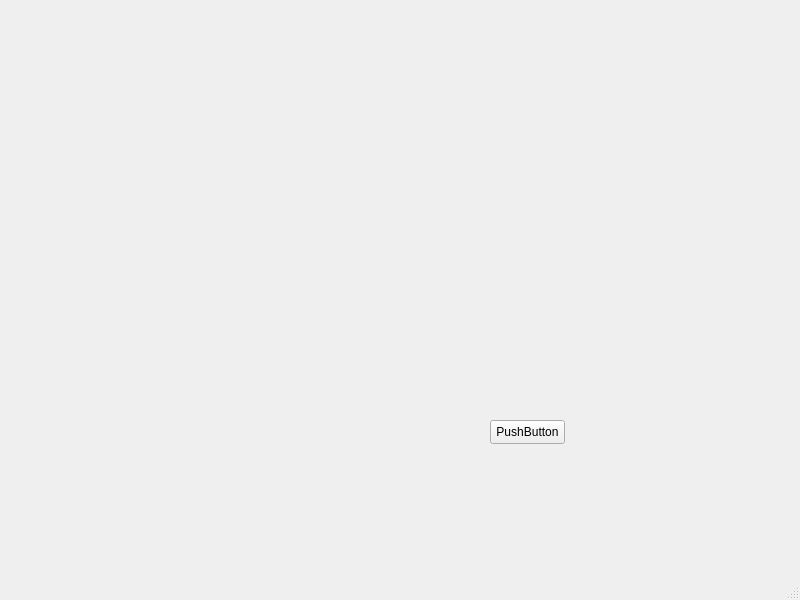
<?xml version="1.0" encoding="UTF-8"?>
<ui version="4.0">
 <class>MainWindow</class>
 <widget class="QMainWindow" name="MainWindow">
  <property name="geometry">
   <rect>
    <x>0</x>
    <y>0</y>
    <width>800</width>
    <height>600</height>
   </rect>
  </property>
  <property name="windowTitle">
   <string>MainWindow</string>
  </property>
  <widget class="QWidget" name="centralwidget">
   <widget class="QPushButton" name="pushButton">
    <property name="geometry">
     <rect>
      <x>490</x>
      <y>420</y>
      <width>75</width>
      <height>24</height>
     </rect>
    </property>
    <property name="text">
     <string>PushButton</string>
    </property>
   </widget>
  </widget>
  <widget class="QMenuBar" name="menubar">
   <property name="geometry">
    <rect>
     <x>0</x>
     <y>0</y>
     <width>800</width>
     <height>22</height>
    </rect>
   </property>
  </widget>
  <widget class="QStatusBar" name="statusbar"/>
 </widget>
 <resources/>
 <connections/>
</ui>
